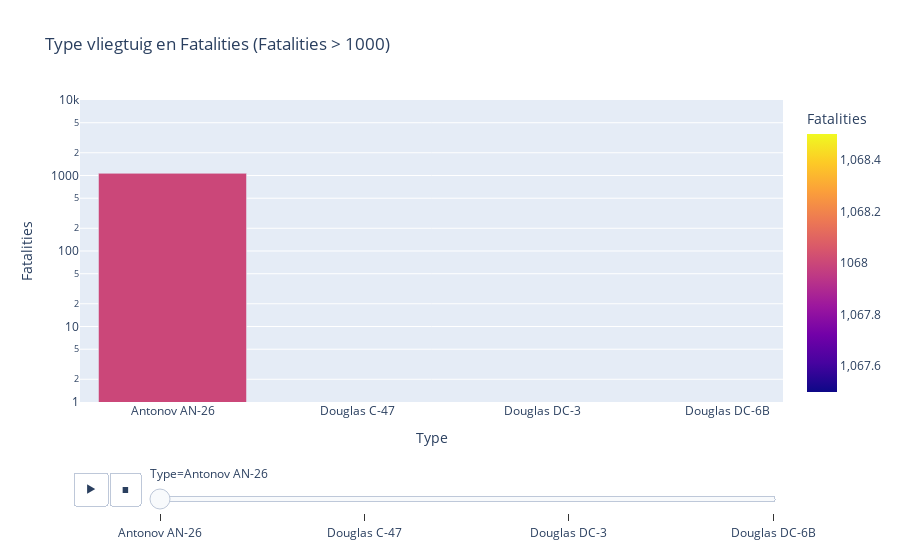

Notebook source saved alongside this figure:
### Markdown cell above
## Data verkenning TYPE + visualisatie

### Code cell
#Interactieve weergave van het type en fatalities
import plotly.express as px

fig = px.bar(type_fatalities.query('Fatalities > 1000'),
             y="Fatalities",
             x="Type",
             animation_frame="Type", animation_group="Type",
             color="Fatalities", 
             log_y=True,
             title="Type vliegtuig en Fatalities (Fatalities > 1000)", range_y=[1,10000], range_x=[-0.5,3.3])

fig.update_layout(yaxis={'categoryorder':'total ascending'})

fig.show()

### Figure 1 — Plotly figure (JSON) as saved in the notebook; plotly's stock layout.template omitted (floating-point values rounded to 4 significant figures)
{"data": [{"alignmentgroup": "True", "hovertemplate": "Type=%{x}<br>Fatalities=%{marker.color}<extra></extra>", "ids": ["Antonov AN-26"], "legendgroup": "", "marker": {"color": [1068], "coloraxis": "coloraxis", "pattern": {"shape": ""}}, "name": "", "offsetgroup": "", "orientation": "v", "showlegend": false, "textposition": "auto", "type": "bar", "x": ["Antonov AN-26"], "xaxis": "x", "y": [1068], "yaxis": "y"}], "layout": {"barmode": "relative", "coloraxis": {"colorbar": {"title": {"text": "Fatalities"}}, "colorscale": [[0, "#0d0887"], [0.1111, "#46039f"], [0.2222, "#7201a8"], [0.3333, "#9c179e"], [0.4444, "#bd3786"], [0.5556, "#d8576b"], [0.6667, "#ed7953"], [0.7778, "#fb9f3a"], [0.8889, "#fdca26"], [1, "#f0f921"]]}, "legend": {"tracegroupgap": 0}, "sliders": [{"active": 0, "currentvalue": {"prefix": "Type="}, "len": 0.9, "pad": {"b": 10, "t": 60}, "steps": [{"args": [["Antonov AN-26"], {"frame": {"duration": 0, "redraw": true}, "fromcurrent": true, "mode": "immediate", "transition": {"duration": 0, "easing": "linear"}}], "label": "Antonov AN-26", "method": "animate"}, {"args": [["Douglas C-47"], {"frame": {"duration": 0, "redraw": true}, "fromcurrent": true, "mode": "immediate", "transition": {"duration": 0, "easing": "linear"}}], "label": "Douglas C-47", "method": "animate"}, {"args": [["Douglas DC-3"], {"frame": {"duration": 0, "redraw": true}, "fromcurrent": true, "mode": "immediate", "transition": {"duration": 0, "easing": "linear"}}], "label": "Douglas DC-3", "method": "animate"}, {"args": [["Douglas DC-6B"], {"frame": {"duration": 0, "redraw": true}, "fromcurrent": true, "mode": "immediate", "transition": {"duration": 0, "easing": "linear"}}], "label": "Douglas DC-6B", "method": "animate"}], "x": 0.1, "xanchor": "left", "y": 0, "yanchor": "top"}], "title": {"text": "Type vliegtuig en Fatalities (Fatalities > 1000)"}, "updatemenus": [{"buttons": [{"args": [null, {"frame": {"duration": 500, "redraw": true}, "fromcurrent": true, "mode": "immediate", "transition": {"duration": 500, "easing": "linear"}}], "label": "&#9654;", "method": "animate"}, {"args": [[null], {"frame": {"duration": 0, "redraw": true}, "fromcurrent": true, "mode": "immediate", "transition": {"duration": 0, "easing": "linear"}}], "label": "&#9724;", "method": "animate"}], "direction": "left", "pad": {"r": 10, "t": 70}, "showactive": false, "type": "buttons", "x": 0.1, "xanchor": "right", "y": 0, "yanchor": "top"}], "xaxis": {"anchor": "y", "categoryarray": ["Antonov AN-26", "Douglas C-47", "Douglas DC-3", "Douglas DC-6B"], "categoryorder": "array", "domain": [0, 1], "range": [-0.5, 3.3], "title": {"text": "Type"}}, "yaxis": {"anchor": "x", "categoryorder": "total ascending", "domain": [0, 1], "range": [0, 4], "title": {"text": "Fatalities"}, "type": "log"}}}
